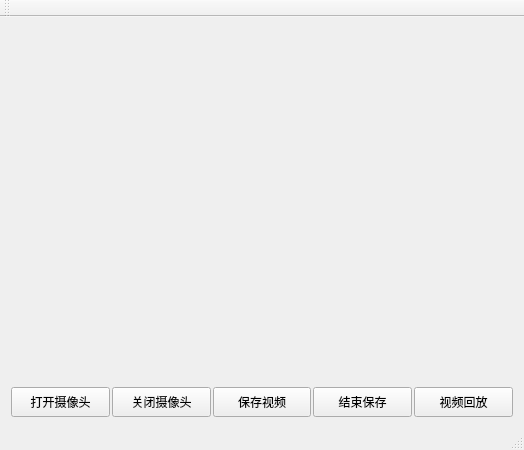
<?xml version="1.0" encoding="UTF-8"?>
<ui version="4.0">
 <class>MainWindow</class>
 <widget class="QMainWindow" name="MainWindow">
  <property name="geometry">
   <rect>
    <x>0</x>
    <y>0</y>
    <width>524</width>
    <height>450</height>
   </rect>
  </property>
  <property name="windowTitle">
   <string>MainWindow</string>
  </property>
  <widget class="QWidget" name="centralWidget">
   <layout class="QGridLayout" name="gridLayout">
    <item row="0" column="0">
     <layout class="QVBoxLayout" name="verticalLayout" stretch="1,0">
      <item>
       <widget class="QLabel" name="label_videoViewer">
        <property name="text">
         <string/>
        </property>
       </widget>
      </item>
      <item>
       <layout class="QHBoxLayout" name="horizontalLayout">
        <property name="spacing">
         <number>2</number>
        </property>
        <item>
         <widget class="QPushButton" name="pushButton_opencamera">
          <property name="minimumSize">
           <size>
            <width>0</width>
            <height>30</height>
           </size>
          </property>
          <property name="text">
           <string>打开摄像头</string>
          </property>
         </widget>
        </item>
        <item>
         <widget class="QPushButton" name="pushButton_closecamera">
          <property name="minimumSize">
           <size>
            <width>0</width>
            <height>30</height>
           </size>
          </property>
          <property name="text">
           <string>关闭摄像头</string>
          </property>
         </widget>
        </item>
        <item>
         <widget class="QPushButton" name="pushButton_savevideo">
          <property name="minimumSize">
           <size>
            <width>0</width>
            <height>30</height>
           </size>
          </property>
          <property name="text">
           <string>保存视频</string>
          </property>
         </widget>
        </item>
        <item>
         <widget class="QPushButton" name="pushButton_savecomplete">
          <property name="minimumSize">
           <size>
            <width>0</width>
            <height>30</height>
           </size>
          </property>
          <property name="text">
           <string>结束保存</string>
          </property>
         </widget>
        </item>
        <item>
         <widget class="QPushButton" name="pushButton_videoreview">
          <property name="minimumSize">
           <size>
            <width>0</width>
            <height>30</height>
           </size>
          </property>
          <property name="text">
           <string>视频回放</string>
          </property>
         </widget>
        </item>
       </layout>
      </item>
     </layout>
    </item>
   </layout>
  </widget>
  <widget class="QMenuBar" name="menuBar">
   <property name="geometry">
    <rect>
     <x>0</x>
     <y>0</y>
     <width>524</width>
     <height>23</height>
    </rect>
   </property>
  </widget>
  <widget class="QToolBar" name="mainToolBar">
   <attribute name="toolBarArea">
    <enum>TopToolBarArea</enum>
   </attribute>
   <attribute name="toolBarBreak">
    <bool>false</bool>
   </attribute>
  </widget>
  <widget class="QStatusBar" name="statusBar"/>
 </widget>
 <layoutdefault spacing="6" margin="11"/>
 <resources/>
 <connections/>
</ui>
